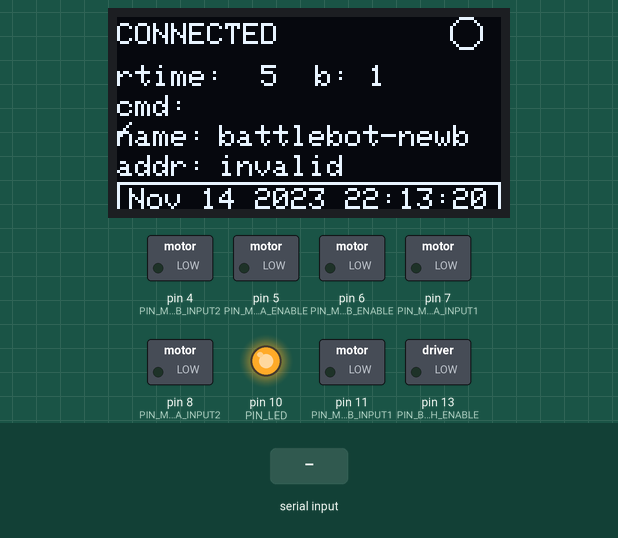
Bench run of a sketch on a simulated Arduino Uno, built with avr-gcc and run on an emulated ATmega328P. Shown: 128×64 one-colour display, switched loads named in the sketch (green lamp = pin HIGH), output pins drawn as LEDs (lit = HIGH). Wiring (inferred from the names in the program): I2C bus: SDA A4; SCL A5; SSD1306 OLED at I2C address 0x3C. The test bench sets the inputs (shaded band). The modem accepts every AT command (registered, SIM ready, sends succeed) and sends nothing else; pins used as bus, display or sensor lines are not drawn; what the sketch prints to the serial monitor is not drawn.

Above: at 5.9 s.
6.0 s: "I" received over the second serial link
8.6 s: "J" received over the second serial link
At 10.4 s:
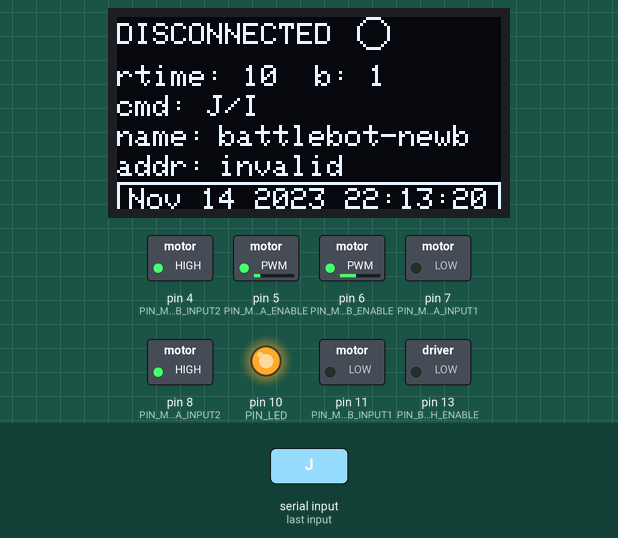
10.5 s: "H" received over the second serial link
At 11.06 s:
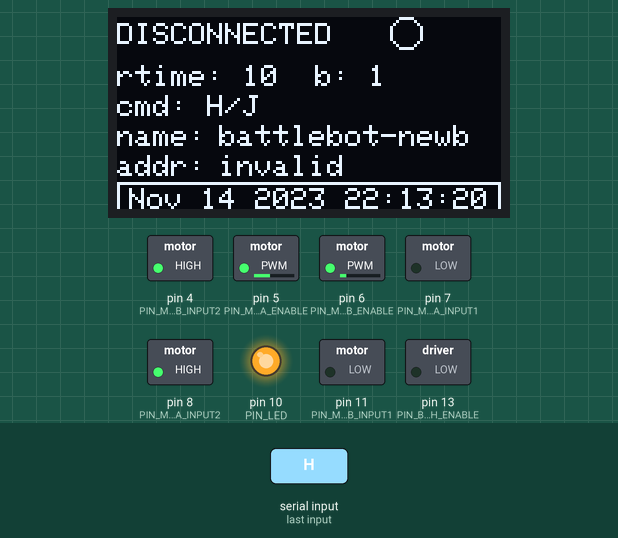
12.4 s: "G" received over the second serial link
At 12.72 s:
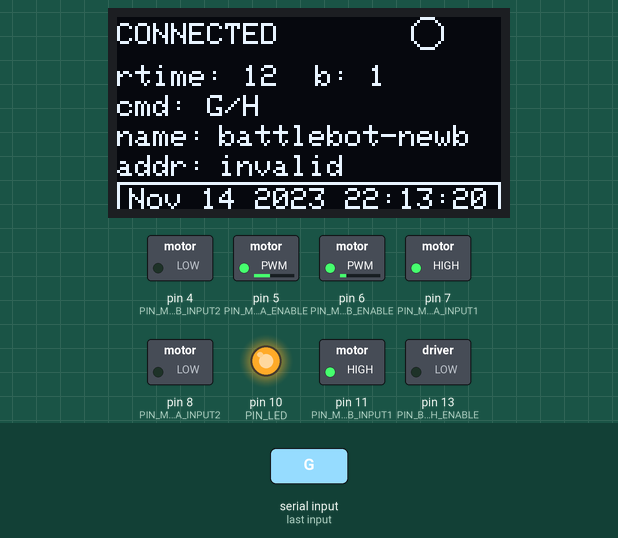
14.4 s: "B,45\n" received over the second serial link
At 14.71 s:
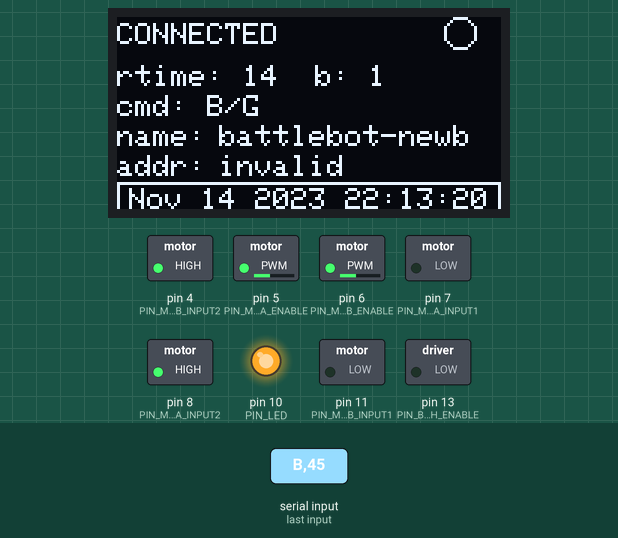
Timing chart, 0 to 17.4 s (numbered marks = the images above; inputs shaded):
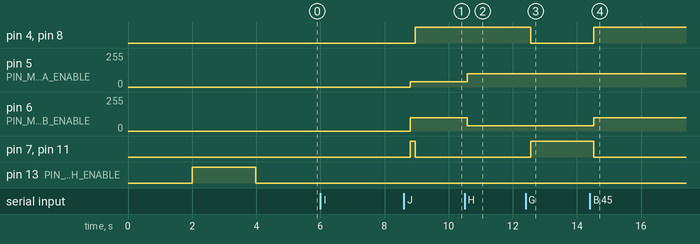

The sketch:

battlebot.ino
```cpp
// Import external libraries
#include <SeaRobConfiguration.h>
#include <SeaRobBluetooth.h>
#include <SeaRobDisplay.h>
#include <Servo.h>

// Constants: I/O Pins
#define PIN_BLUETOOTH_RECV    2
#define PIN_BLUETOOTH_SEND    3
#define PIN_BLUETOOTH_ENABLE  13
#define PIN_MOTOR_A_ENABLE    5
#define PIN_MOTOR_B_ENABLE    6
#define PIN_MOTOR_A_INPUT1    7
#define PIN_MOTOR_A_INPUT2    8
#define PIN_MOTOR_B_INPUT1    11
#define PIN_MOTOR_B_INPUT2    4
#define PIN_LED               10
#define PIN_I2C_SDA           A4
#define PIN_I2C_SCL           A5
#define PIN_SERVO             9

// More Constants
#define AUTO_SHUTOFF_TIME 30000

// Global Variables: Feature Enablement.
//  To temporarily disable various subsystems, set these appropriately.
boolean useMotors = true;
boolean useLed = true;
boolean useDisplay = true;
boolean useBluetooth = true;
boolean useServo = false;

// Global Variables: Run state
unsigned long startTime = 0;
const char buildTimestamp[] =  __DATE__ " " __TIME__;
boolean dead = false;
boolean autoShutOff = false;
int velocity = 100;
char command = 'S';
char prevCommand = 'S';
unsigned long timeLastCommand = 0;  //Stores the time when the last command was received from the phone

// Global Variables: Persistent Configuration
SeaRobConfigRobot botConfig;

// Global Variables: the OLED Display, connected via I2C interface
SeaRobDisplay display(PIN_I2C_SDA, PIN_I2C_SCL);

// Global Variables: Bluetooth communication module
SeaRobBluetoothSlave bluetooth(PIN_BLUETOOTH_RECV, PIN_BLUETOOTH_SEND, PIN_BLUETOOTH_ENABLE);

// Global Variables: Servo Weapon
Servo servoMotor;
float servoPos = 0.0;

/**
 * Entrypoint: called once when the program first starts, just to initialize all the sub-components.
 */
void setup() {

  // Record what time we started.
  startTime = millis();

  // Init the serial line; important for debug messages back to the Arduino Serial Monitor, so you can plug
  // the robot into the USB port, and get real time debug messages.
  // Make sure you set the baudrate at 9600 in Serial Monitor as well.
  Serial.begin(9600);
  Serial.println(F("setup: begin..."));

  // Read our config/saved-state from the local disk.
  botConfig.configImport();

  // Init motor control pins.
  if (useMotors) {
    pinMode(PIN_MOTOR_A_INPUT1, OUTPUT);
    pinMode(PIN_MOTOR_A_INPUT2, OUTPUT);
    pinMode(PIN_MOTOR_B_INPUT1, OUTPUT);
    pinMode(PIN_MOTOR_B_INPUT2, OUTPUT);
    pinMode(PIN_MOTOR_A_ENABLE, OUTPUT);
    pinMode(PIN_MOTOR_B_ENABLE, OUTPUT);
    Serial.println(F("setup: Motor complete..."));
  }

  // Init LED pin, and initially set it to off.
  if (useLed) {
    pinMode(PIN_LED, OUTPUT);
    digitalWrite(PIN_LED, HIGH);
    Serial.println(F("setup: LED complete..."));
  }

  // Init the serial pipe to the bluetooth receiver
  if (useBluetooth) {
    bluetooth.setup(&botConfig);
    Serial.println(F("setup: Bluetooth complete..."));
  }

  // Init the OLED display
  if (useDisplay) {
    display.setup(buildTimestamp);
    Serial.println(F("setup: OLED complete..."));
  }

  // Init the servo.
  if (useServo) {
    servoMotor.attach(PIN_SERVO);
    servoPos = 0.0;
    servoMotor.write(0.0);
    Serial.println(F("setup: Servo complete..."));
  }

  // Init the rest of our internal state.
  dead = false;
  Serial.println(F("setup: end"));
}


/**
 * Main Loop: called over and over again as the robot runs,
 */
void loop() {

  // Get the current time.
  unsigned long now = millis();

  // If we have marked as dead, be dead and do nothing.
  if (dead) {
    //displayMessage("DEAD", "Deactivated due to auto-shutoff");
    return;
  }

  // Engage auto-shutoff if it has been enabled.
  if (autoShutOff && (millis() > (startTime + AUTO_SHUTOFF_TIME))) {
    dead = true;
    motorStop();
    //displayMessage("Auto-Stop", "Stopped due to shutdown timer");
    delay(3000);
  }

  // Bluetooth subsystem
  if (useBluetooth) {
    bluetooth.loop();

    // If we are fully initialized, process the bluetooth command queue, which is all the
    // commands from our remote control.
    if (bluetooth.isEnabled()) {
      if (!display.isBluetoothSet()) {
        display.setupBluetoothName(botConfig.bluetoothName, bluetooth.getAddress());
      }

      bluetoothProcess();
    }
  }

  if (useServo) {
      /*for (servoPos = 0; servoPos <= 180; servoPos += 1) { // goes from 0 degrees to 180 degrees
      // in steps of 1 degree
      servoMotor.write(servoPos);              // tell servo to go to position in variable 'pos'
      delay(15);                       // waits 15ms for the servo to reach the position
    }
    for (servoPos = 180; servoPos >= 0; servoPos -= 1) { // goes from 180 degrees to 0 degrees
      servoMotor.write(servoPos);              // tell servo to go to position in variable 'pos'
      delay(15);                       // waits 15ms for the servo to reach the position
    } */
  }

  // Update the OLED screen with our current state.
  if (useDisplay) {
    // Format the Uptime.
    int upSecs = (now - startTime) / 1000;
    char line1Buffer[25];
    snprintf(line1Buffer, 25, "rtime: %2d  b: %d", upSecs, bluetooth.isEnabled());

    // Format cmd line.
    char line2buffer[10];
    strcpy(line2buffer, "cmd: ");
    line2buffer[5] = command;
    line2buffer[6] = '/';
    line2buffer[7] = prevCommand;
    line2buffer[8] = 0;

    // Send to the display.
    display.displayConnectedStandard(
      bluetooth.isConnected(),
      line1Buffer,
      line2buffer);
  }
}


/** MOTOR CONTROL **/

#define TURN_SCALER 0.40

void motorForward() {
  digitalWrite(PIN_MOTOR_A_INPUT1, HIGH);
  digitalWrite(PIN_MOTOR_A_INPUT2, LOW);
  analogWrite(PIN_MOTOR_A_ENABLE, velocity);

  digitalWrite(PIN_MOTOR_B_INPUT1, HIGH);
  digitalWrite(PIN_MOTOR_B_INPUT2, LOW);
  analogWrite(PIN_MOTOR_B_ENABLE, velocity);
}

void motorReverse() {
  digitalWrite(PIN_MOTOR_A_INPUT1, LOW);
  digitalWrite(PIN_MOTOR_A_INPUT2, HIGH);
  analogWrite(PIN_MOTOR_A_ENABLE, velocity);

  digitalWrite(PIN_MOTOR_B_INPUT1, LOW);
  digitalWrite(PIN_MOTOR_B_INPUT2, HIGH);
  analogWrite(PIN_MOTOR_B_ENABLE, velocity);
}

void motorTurnLeft() {
  digitalWrite(PIN_MOTOR_A_INPUT1, HIGH);
  digitalWrite(PIN_MOTOR_A_INPUT2, LOW);
  analogWrite(PIN_MOTOR_A_ENABLE, velocity);

  digitalWrite(PIN_MOTOR_B_INPUT1, LOW);
  digitalWrite(PIN_MOTOR_B_INPUT2, HIGH);
  analogWrite(PIN_MOTOR_B_ENABLE, velocity);
}

void motorTurnLeftForward() {
  digitalWrite(PIN_MOTOR_A_INPUT1, HIGH);
  digitalWrite(PIN_MOTOR_A_INPUT2, LOW);
  analogWrite(PIN_MOTOR_A_ENABLE, velocity);

  digitalWrite(PIN_MOTOR_B_INPUT1, HIGH);
  digitalWrite(PIN_MOTOR_B_INPUT2, LOW);
  analogWrite(PIN_MOTOR_B_ENABLE, velocity * TURN_SCALER);
}

void motorTurnLeftReverse() {
  digitalWrite(PIN_MOTOR_A_INPUT1, LOW);
  digitalWrite(PIN_MOTOR_A_INPUT2, HIGH);
  analogWrite(PIN_MOTOR_A_ENABLE, velocity);

  digitalWrite(PIN_MOTOR_B_INPUT1, LOW);
  digitalWrite(PIN_MOTOR_B_INPUT2, HIGH);
  analogWrite(PIN_MOTOR_B_ENABLE, velocity * TURN_SCALER);
}

void motorTurnRight() {
  digitalWrite(PIN_MOTOR_A_INPUT1, LOW);
  digitalWrite(PIN_MOTOR_A_INPUT2, HIGH);
  analogWrite(PIN_MOTOR_A_ENABLE, velocity);

  digitalWrite(PIN_MOTOR_B_INPUT1, HIGH);
  digitalWrite(PIN_MOTOR_B_INPUT2, LOW);
  analogWrite(PIN_MOTOR_B_ENABLE, velocity);
}

void motorTurnRightForward() {
  digitalWrite(PIN_MOTOR_A_INPUT1, HIGH);
  digitalWrite(PIN_MOTOR_A_INPUT2, LOW);
  analogWrite(PIN_MOTOR_A_ENABLE, velocity * TURN_SCALER);

  digitalWrite(PIN_MOTOR_B_INPUT1, HIGH);
  digitalWrite(PIN_MOTOR_B_INPUT2, LOW);
  analogWrite(PIN_MOTOR_B_ENABLE, velocity);
}

void motorTurnRightReverse() {
  digitalWrite(PIN_MOTOR_A_INPUT1, LOW);
  digitalWrite(PIN_MOTOR_A_INPUT2, HIGH);
  analogWrite(PIN_MOTOR_A_ENABLE, velocity * TURN_SCALER);

  digitalWrite(PIN_MOTOR_B_INPUT1, LOW);
  digitalWrite(PIN_MOTOR_B_INPUT2, HIGH);
  analogWrite(PIN_MOTOR_B_ENABLE, velocity);
}

void motorStop() {
  analogWrite(PIN_MOTOR_A_ENABLE, 0);
  analogWrite(PIN_MOTOR_B_ENABLE, 0);
}


/**** BLUETOOTH ****/


/**
 *
 */
void bluetoothProcess() {

  // If no commands, then nothing to do.
  if (!bluetooth.ready()) {
    return;
  }

  // Read the actual command from the bluetooth buffer.
  prevCommand = command;
  command = bluetooth.read();
  if (command != 'S') {
    //Serial.println("cmd2new: " + String(command) + "/" + String(prevCommand));
  }

  // Process the known commands. Note that we change pin mode only if new command is different from previous.
  if (command != prevCommand) {
    //Serial.println("cmd2: " + String(command));
    switch (command){
    case 'F':
      motorForward();
      break;
    case 'B':
      motorReverse();
      break;
    case 'L':
      motorTurnLeft();
      break;
    case 'R':
      motorTurnRight();
      break;
    case 'S':
      motorStop();
      break;
    case 'I':
      motorTurnRightForward();
      break;
    case 'J':
     motorTurnRightReverse();
      break;
    case 'G':
      motorTurnLeftForward();
      break;
    case 'H':
      motorTurnLeftReverse();
      break;
    case 'W':
      //Front Lights ON
      digitalWrite(PIN_LED, HIGH);
      break;
    case 'w':
      //Front Lights OFF
      digitalWrite(PIN_LED, LOW);
      break;
    case 'U':  //Back ON
      //digitalWrite(pinbackLights, HIGH);
      //servoMotor.write(180.0);
      break;
    case 'u':  //Back OFF
      //digitalWrite(pinbackLights, LOW);
      //servoMotor.write(0.0);
      break;
    case 'D':  //Everything OFF
      digitalWrite(PIN_LED, LOW);
      //digitalWrite(pinbackLights, LOW);
      motorStop();
      break;
    default:  //Get velocity
      if(command=='q'){
        velocity = 255;  //Full velocity
        //yellowCar.SetSpeed_4W(velocity);
      }
      else{
        //Chars '0' - '9' have an integer equivalence of 48 - 57, accordingly.
        if((command >= 48) && (command <= 57)){
          //Subtracting 48 changes the range from 48-57 to 0-9.
          //Multiplying by 25 changes the range from 0-9 to 0-225.
          velocity = (command - 48)*25;
          //yellowCar.SetSpeed_4W(velocity);
        }
      }
    }
  }
}
```

Measured:
- after the input at 8.6 s, pin 4 (PIN_MOTOR_B_INPUT2), pin 8 (PIN_MOTOR_A_INPUT2): LOW → HIGH after 0.36 s
- after the input at 10.5 s, pin 5 (PIN_MOTOR_A_ENABLE): 40/255 → 100/255 after 0.09 s; pin 6 (PIN_MOTOR_B_ENABLE): 100/255 → 40/255 after 0.09 s; the display: first changes after 0.19 s (image 2 shows a later state)
- after the input at 12.4 s, pin 4 (PIN_MOTOR_B_INPUT2), pin 8 (PIN_MOTOR_A_INPUT2): HIGH → LOW after 0.15 s; pin 7 (PIN_MOTOR_A_INPUT1), pin 11 (PIN_MOTOR_B_INPUT1): LOW → HIGH after 0.15 s; the display: first differs from a run without the input after 0.26 s (image 3)
- after the input at 14.4 s, pin 4 (PIN_MOTOR_B_INPUT2), pin 8 (PIN_MOTOR_A_INPUT2): LOW → HIGH after 0.12 s; pin 6 (PIN_MOTOR_B_ENABLE): 40/255 → 100/255 after 0.12 s; pin 7 (PIN_MOTOR_A_INPUT1), pin 11 (PIN_MOTOR_B_INPUT1): HIGH → LOW after 0.12 s; the display: first differs from a run without the input after 0.23 s (image 4)
